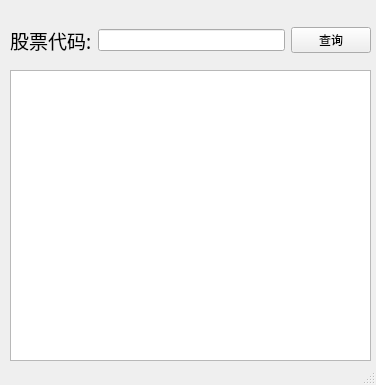
<?xml version="1.0" encoding="UTF-8"?>
<ui version="4.0">
 <class>MainWindow</class>
 <widget class="QMainWindow" name="MainWindow">
  <property name="geometry">
   <rect>
    <x>0</x>
    <y>0</y>
    <width>376</width>
    <height>385</height>
   </rect>
  </property>
  <property name="windowTitle">
   <string>MainWindow</string>
  </property>
  <widget class="QWidget" name="centralwidget">
   <widget class="QWidget" name="horizontalLayoutWidget">
    <property name="geometry">
     <rect>
      <x>10</x>
      <y>10</y>
      <width>361</width>
      <height>61</height>
     </rect>
    </property>
    <layout class="QHBoxLayout" name="horizontalLayout">
     <item>
      <widget class="QLabel" name="label">
       <property name="font">
        <font>
         <family>Adobe Arabic</family>
         <pointsize>14</pointsize>
        </font>
       </property>
       <property name="text">
        <string>股票代码:</string>
       </property>
      </widget>
     </item>
     <item>
      <widget class="QLineEdit" name="StockCodeEdit"/>
     </item>
     <item>
      <widget class="QPushButton" name="StockCodeButton">
       <property name="text">
        <string>查询</string>
       </property>
      </widget>
     </item>
    </layout>
   </widget>
   <widget class="QTableView" name="tableView">
    <property name="geometry">
     <rect>
      <x>10</x>
      <y>70</y>
      <width>361</width>
      <height>291</height>
     </rect>
    </property>
   </widget>
  </widget>
  <widget class="QStatusBar" name="statusbar"/>
 </widget>
 <resources/>
 <connections/>
</ui>
